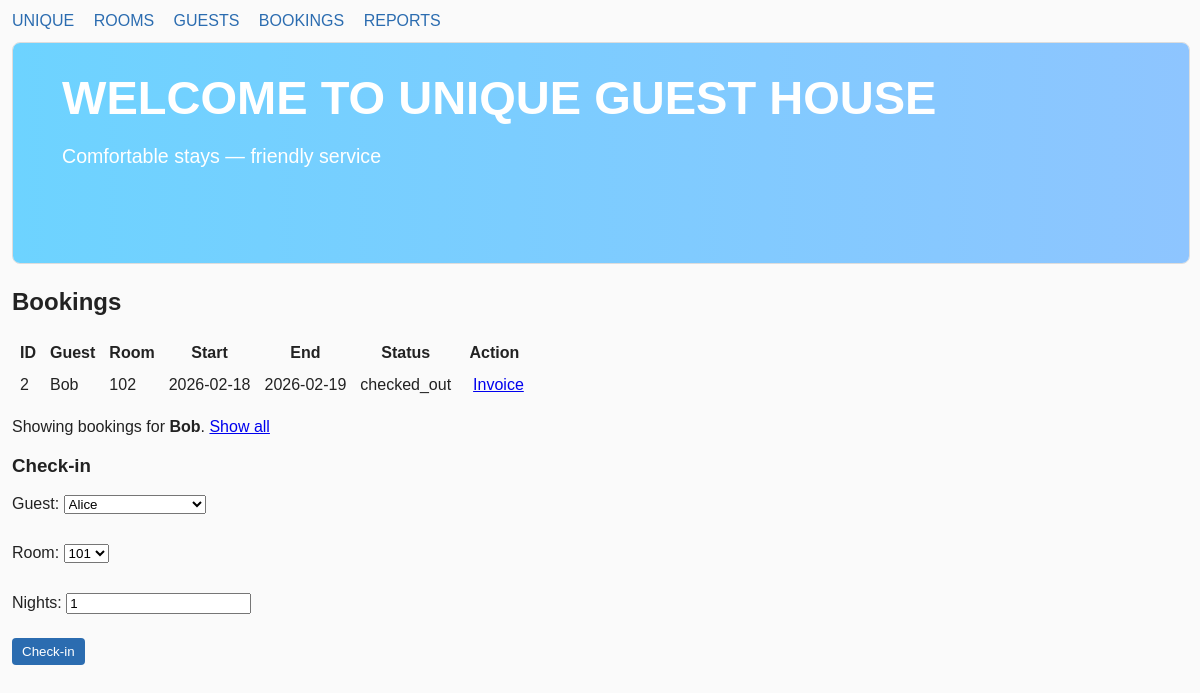
Page /bookings?guest_id=2 on the committed database.
### tables this page shows
CREATE TABLE bookings (
        id INTEGER PRIMARY KEY,
        guest_id INTEGER,
        room_id INTEGER,
        start_date TEXT,
        end_date TEXT,
        status TEXT,
        FOREIGN KEY(guest_id) REFERENCES guests(id),
        FOREIGN KEY(room_id) REFERENCES rooms(id)
    );

CREATE TABLE "guests" (id INTEGER PRIMARY KEY, name TEXT, phone TEXT, nin_number TEXT);

CREATE TABLE rooms (
        id INTEGER PRIMARY KEY,
        number TEXT UNIQUE,
        type TEXT,
        price REAL,
        available INTEGER DEFAULT 1
    );

### web_app.py (the view, shortened to what this page needs)
@app.route('/bookings', methods=['GET', 'POST'])
def bookings():
    conn = get_conn()
    cur = conn.cursor()
    guest_id = request.args.get('guest_id')
    guest_name = None
    if guest_id:
        try:
            gid = int(guest_id)
            cur.execute("SELECT name FROM guests WHERE id=?", (gid,))
            row = cur.fetchone()
            guest_name = row[0] if row else None
            cur.execute("SELECT b.id, g.name, r.number, b.start_date, b.end_date, b.status FROM bookings b JOIN guests g ON b.guest_id=g.id JOIN rooms r ON b.room_id=r.id WHERE b.guest_id=? ORDER BY b.id", (gid,))
        except Exception:
            cur.execute("SELECT b.id, g.name, r.number, b.start_date, b.end_date, b.status FROM bookings b JOIN guests g ON b.guest_id=g.id JOIN rooms r ON b.room_id=r.id ORDER BY b.id")
    else:
        cur.execute("SELECT b.id, g.name, r.number, b.start_date, b.end_date, b.status FROM bookings b JOIN guests g ON b.guest_id=g.id JOIN rooms r ON b.room_id=r.id ORDER BY b.id")
    bookings = cur.fetchall()
    cur.execute('SELECT id, name FROM guests ORDER BY id')
    guests = cur.fetchall()
    cur.execute('SELECT id, number FROM rooms WHERE available=1 ORDER BY number')
    rooms = cur.fetchall()
    conn.close()
    return render_template('bookings.html', bookings=bookings, guests=guests, rooms=rooms, guest_filter=guest_id, guest_name=guest_name)

### web_app.py (called while the page is built)
def get_conn():
    return sqlite3.connect(DB_PATH)

### templates/bookings.html (shortened to what this page needs)
{% extends 'base.html' %}
{% block content %}
  <h2>Bookings</h2>
  <table border="0" cellpadding="6">
    <tr><th>ID</th><th>Guest</th><th>Room</th><th>Start</th><th>End</th><th>Status</th><th>Action</th></tr>
    {% for b in bookings %}
      <tr>
        <td>{{b[0]}}</td>
        <td>{{b[1]}}</td>
        <td>{{b[2]}}</td>
        <td>{{b[3]}}</td>
        <td>{{b[4]}}</td>
        <td>{{b[5]}}</td>
        <td>
          <a href="{{ url_for('invoice', booking_id=b[0]) }}" style="margin-left:8px">Invoice</a>
        </td>
      </tr>
    {% endfor %}
  </table>
  {% if guest_filter %}
    <p>Showing bookings for <strong>{{ guest_name or guest_filter }}</strong>. <a href="{{ url_for('bookings') }}">Show all</a></p>
  {% endif %}
  <h3>Check-in</h3>
  <form method="post">
    <label>Guest: <select name="guest_id" required>
      {% for g in guests %}
        <option value="{{g[0]}}">{{g[1]}}</option>
      {% endfor %}
    </select></label><br>
    <label>Room: <select name="room_id" required>
      {% for r in rooms %}
        <option value="{{r[0]}}">{{r[1]}}</option>
      {% endfor %}
    </select></label><br>
    <label>Nights: <input name="nights" type="number" value="1" min="1" required></label><br>
    <button type="submit">Check-in</button>
  </form>
{% endblock %}

### static/css/styles.css (style rules this page uses)
body { font-family:Arial,Helvetica,sans-serif;margin:12px;background:#fafafa;color:#222 }
form label { display:block;margin:6px 0 }
button { background:#2b6cb0;color:white;border:none;padding:6px 10px;border-radius:4px }

### rows in the picture
bookings: id "2", name "Bob", number "102", start_date "2026-02-18", end_date "2026-02-19", status "checked_out"
guests: name "Bob"

### other values in the picture
form field guest_id "Alice"
form field room_id "101"
